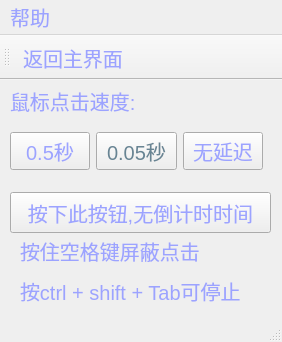
<?xml version="1.0" encoding="UTF-8"?>
<ui version="4.0">
 <class>MainWindow</class>
 <widget class="QMainWindow" name="MainWindow">
  <property name="geometry">
   <rect>
    <x>0</x>
    <y>0</y>
    <width>282</width>
    <height>342</height>
   </rect>
  </property>
  <property name="windowTitle">
   <string>连连看</string>
  </property>
  <property name="windowIcon">
   <iconset>
    <normaloff>resource/yunian.ico</normaloff>resource/yunian.ico</iconset>
  </property>
  <property name="styleSheet">
   <string notr="true">	font-family:微软雅黑;
	font-size:20px;
	color: rgb(156, 163, 255);</string>
  </property>
  <widget class="QWidget" name="centralwidget">
   <widget class="QLabel" name="label">
    <property name="geometry">
     <rect>
      <x>20</x>
      <y>190</y>
      <width>261</width>
      <height>41</height>
     </rect>
    </property>
    <property name="styleSheet">
     <string notr="true">color: (255, 255, 255)</string>
    </property>
    <property name="text">
     <string>按ctrl + shift + Tab可停止 </string>
    </property>
   </widget>
   <widget class="QLabel" name="label_2">
    <property name="geometry">
     <rect>
      <x>10</x>
      <y>0</y>
      <width>141</width>
      <height>41</height>
     </rect>
    </property>
    <property name="styleSheet">
     <string notr="true">color: (255, 255, 255)</string>
    </property>
    <property name="text">
     <string>鼠标点击速度:</string>
    </property>
   </widget>
   <widget class="QWidget" name="layoutWidget">
    <property name="geometry">
     <rect>
      <x>10</x>
      <y>50</y>
      <width>253</width>
      <height>42</height>
     </rect>
    </property>
    <layout class="QHBoxLayout" name="horizontalLayout">
     <item>
      <widget class="QPushButton" name="pushButton">
       <property name="text">
        <string>0.5秒</string>
       </property>
      </widget>
     </item>
     <item>
      <widget class="QPushButton" name="pushButton_2">
       <property name="styleSheet">
        <string notr="true">	font-family:微软雅黑;
	font-size:20px;
	color:rgb(104, 132, 147);</string>
       </property>
       <property name="text">
        <string>0.05秒</string>
       </property>
      </widget>
     </item>
     <item>
      <widget class="QPushButton" name="pushButton_3">
       <property name="text">
        <string>无延迟</string>
       </property>
      </widget>
     </item>
    </layout>
   </widget>
   <widget class="QLabel" name="label_3">
    <property name="geometry">
     <rect>
      <x>20</x>
      <y>150</y>
      <width>221</width>
      <height>41</height>
     </rect>
    </property>
    <property name="styleSheet">
     <string notr="true">color: (255, 255, 255)</string>
    </property>
    <property name="text">
     <string>按住空格键屏蔽点击</string>
    </property>
   </widget>
   <widget class="QLabel" name="label_4">
    <property name="geometry">
     <rect>
      <x>-10</x>
      <y>0</y>
      <width>311</width>
      <height>271</height>
     </rect>
    </property>
    <property name="cursor">
     <cursorShape>UpArrowCursor</cursorShape>
    </property>
    <property name="styleSheet">
     <string notr="true"/>
    </property>
    <property name="text">
     <string/>
    </property>
    <property name="pixmap">
     <pixmap>dist/resource/background.jpeg</pixmap>
    </property>
   </widget>
   <widget class="QPushButton" name="pushButton_4">
    <property name="geometry">
     <rect>
      <x>10</x>
      <y>112</y>
      <width>261</width>
      <height>41</height>
     </rect>
    </property>
    <property name="text">
     <string>按下此按钮,无倒计时时间</string>
    </property>
   </widget>
   <zorder>label_4</zorder>
   <zorder>label</zorder>
   <zorder>label_2</zorder>
   <zorder>layoutWidget</zorder>
   <zorder>label_3</zorder>
   <zorder>pushButton_4</zorder>
  </widget>
  <widget class="QMenuBar" name="menubar">
   <property name="geometry">
    <rect>
     <x>0</x>
     <y>0</y>
     <width>282</width>
     <height>33</height>
    </rect>
   </property>
   <widget class="QMenu" name="menu">
    <property name="title">
     <string>帮助</string>
    </property>
    <addaction name="actiondd"/>
   </widget>
   <addaction name="menu"/>
  </widget>
  <widget class="QStatusBar" name="statusbar"/>
  <widget class="QToolBar" name="toolBar">
   <property name="windowTitle">
    <string>toolBar</string>
   </property>
   <property name="styleSheet">
    <string notr="true"/>
   </property>
   <attribute name="toolBarArea">
    <enum>TopToolBarArea</enum>
   </attribute>
   <attribute name="toolBarBreak">
    <bool>false</bool>
   </attribute>
   <addaction name="action_1"/>
  </widget>
  <action name="action_1">
   <property name="icon">
    <iconset>
     <normaloff>resource/sign_out.jpeg</normaloff>resource/sign_out.jpeg</iconset>
   </property>
   <property name="text">
    <string>返回主界面</string>
   </property>
  </action>
  <action name="actiondd">
   <property name="text">
    <string>打开文档</string>
   </property>
  </action>
 </widget>
 <resources/>
 <connections/>
</ui>
